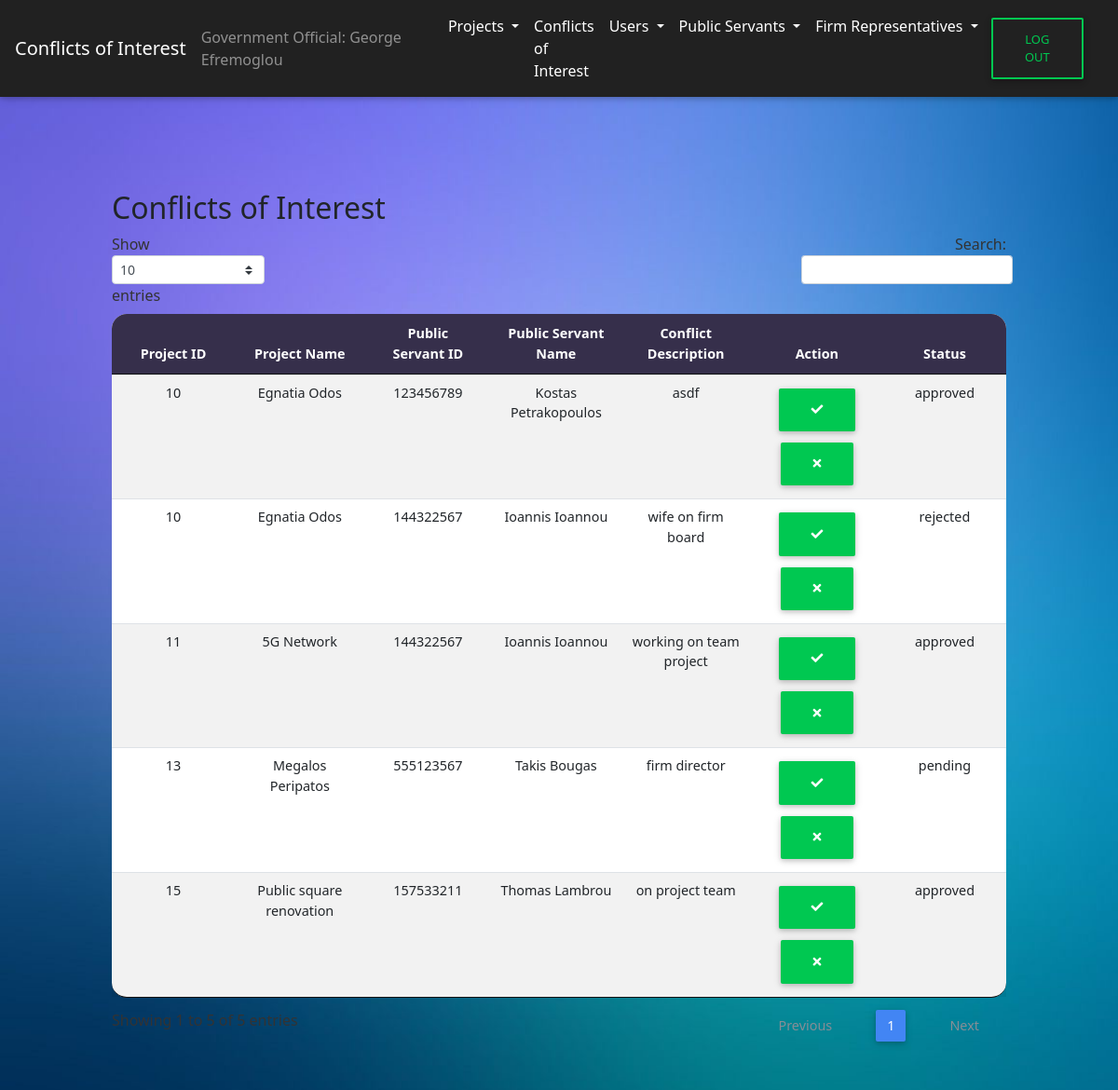
The page /CoI/conflicts.php (signed in) on the database as committed earlier.
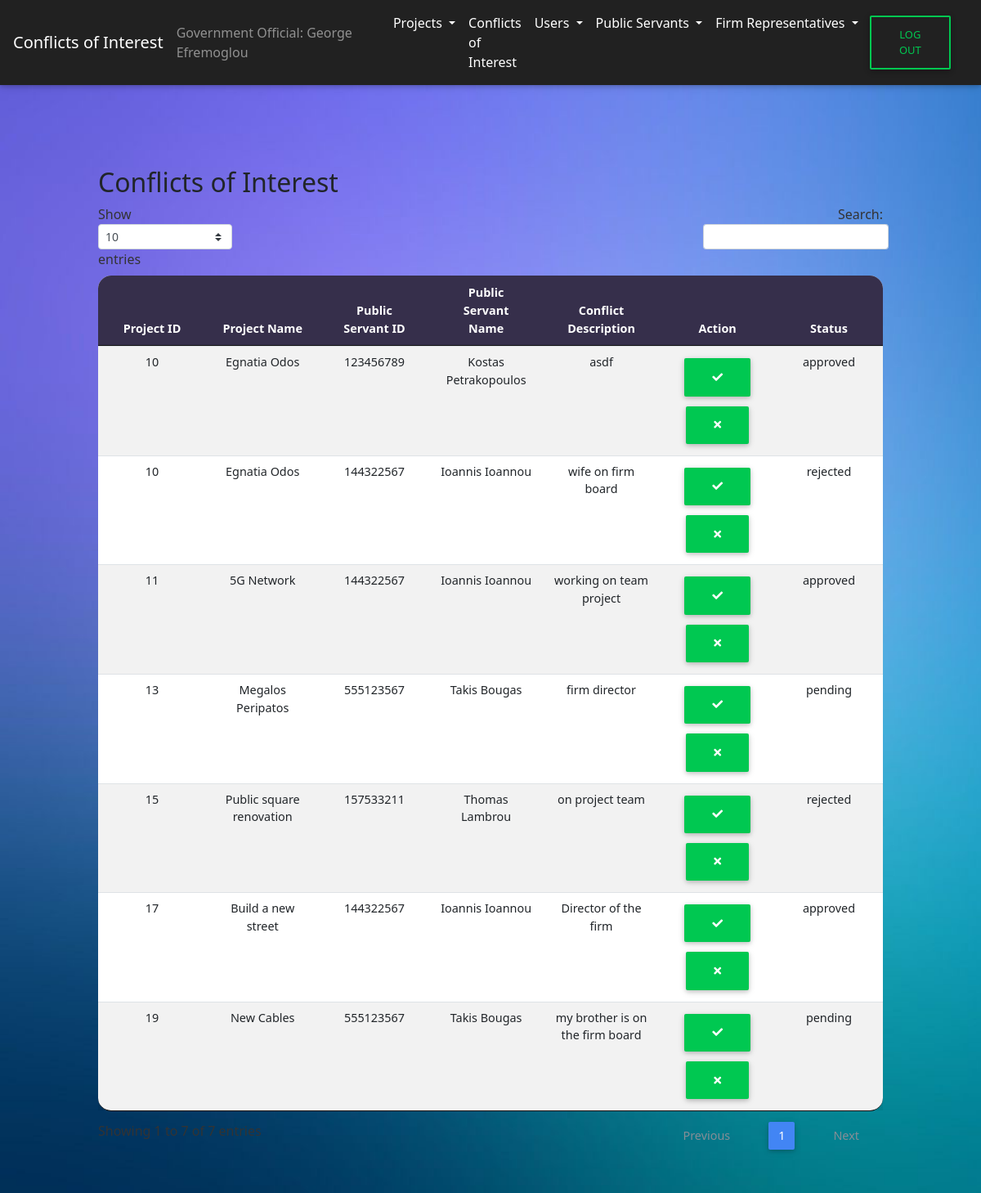
The same page on the database as committed later.
### tables this page shows
CREATE TABLE `conflicts` (
  `project_id` int(9) NOT NULL,
  `ps_AFM` int(9) NOT NULL,
  `coi_description` varchar(500) NOT NULL,
  `status` varchar(12) NOT NULL
);

CREATE TABLE `projects` (
  `project_id` int(12) NOT NULL,
  `project_name` varchar(255) NOT NULL,
  `project_start_date` date NOT NULL,
  `project_end_date` date NOT NULL,
  `project_desc` varchar(1000) NOT NULL CHECK (`project_start_date` < `project_end_date` and `project_start_date` > '2019-01-01')
);

CREATE TABLE `users` (
  `AFM` int(11) NOT NULL,
  `name` varchar(50) NOT NULL,
  `password` varchar(255) NOT NULL,
  `user_type` varchar(2) NOT NULL,
  `created_at` datetime DEFAULT current_timestamp()
);

### CoI/conflicts.php (the view, shortened to what this page needs)
<?php include('header.php');
include('navbar_GO.php')
?>
<div id="Conflicts">
    <div class="wrapper-table">
        <div class="page-header clearfix">
            <h2 class="pull-left">Conflicts of Interest</h2>
        </div>
        <?php
        $sql = "SELECT * FROM conflicts INNER JOIN projects ON conflicts.project_id = projects.project_id INNER JOIN users ON conflicts.ps_AFM = users.AFM";
        if ($result = mysqli_query($conn, $sql)) {
            if (mysqli_num_rows($result) > 0) {
                echo  "<table id='conflicts' class='table table-striped table-sm project-table' cellspacing='0' width='100%'>";
                echo "<thead>";
                echo "<tr>";
                echo "<th class='th-sm' id ='th-first' >Project ID</th>";
                echo "<th class='th-sm'>Project Name</th>";
                echo "<th class='th-sm'>Public Servant ID</th>";
                echo "<th class='th-sm'>Public Servant Name</th>";
                echo "<th class='th-sm'>Conflict Description</th>";
                echo "<th class='th-sm'>Action</th>";
                echo "<th class='th-sm' id='th-last'>Status</th>";
                echo "</tr>";
                echo "</thead>";
                echo "<tbody>";
                while ($row = mysqli_fetch_array($result)) {
                    echo "<tr>";
                    echo "<td>" . $row['project_id'] . "</td>";
                    echo "<td>" . $row['project_name'] . "</td>";
                    echo "<td>" . $row['ps_AFM'] . "</td>";
                    echo "<td>" . $row['name'] . "</td>";
                    echo "<td>" . $row['coi_description'] . "</td>";
                    echo "<td><form method='POST'class='coi-btn-form' action='approve_coi.php'>
                    <input type='hidden' name='project_id' value='" . $row["project_id"] . "'/>
                    <input type='hidden' name='ps_AFM' value='" . $row["ps_AFM"] . "'/>
                    <button type='submit'class='btn btn-success' name='submit' value='Approve'/>
                    <span class='fas fa-check'>  </span>
                    </button>
                    </form>
                    <form method='POST' class='coi-btn-form' action='reject_coi.php'>
                    <input type='hidden' name='project_id' value='" . $row["project_id"] . "'/>
                    <input type='hidden' name='ps_AFM' value='" . $row["ps_AFM"] . "'/>
                    <button type='submit'class='btn btn-success' name='submit' value='Reject'/>
                    <span class='fas fa-times'>  </span>
                    </button>
                    </form>
                    </td>";
                    echo "<td>" . $row['status'] . "</td>";
                    echo "</tr>";
                }
                echo "</table>";
            } else {
                echo "<p class='lead'><em>No records were found.</em></p>";
            }
        } else {
            echo "ERROR: Could not able to execute $sql. " . mysqli_error($conn);
        }
        ?>
    </div>
</div>
<?php include('footer.php') ?>
</body>
</html>

Rows that differ between the two databases and show on the page:
changed conflicts "on project team": status "approved" → "rejected"
added conflicts: project.project_id "17", project.project_name "Build a new street", ps_AFM "144322567", ps_AFM.name "Ioannis Ioannou", coi_description "Director of the firm", status "approved"
added conflicts: project.project_id "19", project.project_name "New Cables", ps_AFM "555123567", ps_AFM.name "Takis Bougas", coi_description "my brother is on the firm board", status "pending"
